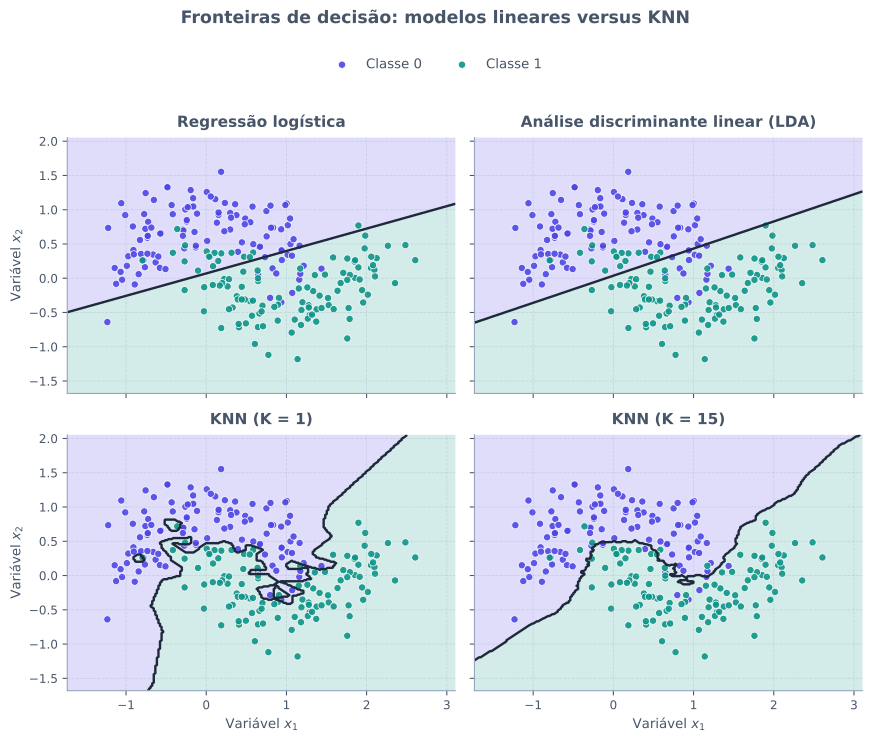

This figure's Python source:
from pathlib import Path

import matplotlib.pyplot as plt
import numpy as np
from matplotlib.colors import ListedColormap
from sklearn.datasets import make_moons
from sklearn.discriminant_analysis import LinearDiscriminantAnalysis
from sklearn.linear_model import LogisticRegression
from sklearn.neighbors import KNeighborsClassifier
from sklearn.pipeline import make_pipeline
from sklearn.preprocessing import StandardScaler


def main() -> None:
    X, y = make_moons(n_samples=220, noise=0.25, random_state=0)

    modelos = [
        (
            "Regressão logística",
            make_pipeline(
                StandardScaler(),
                LogisticRegression(C=1.0, max_iter=1000, random_state=0),
            ),
        ),
        (
            "Análise discriminante linear (LDA)",
            make_pipeline(
                StandardScaler(),
                LinearDiscriminantAnalysis(),
            ),
        ),
        (
            "KNN (K = 1)",
            make_pipeline(
                StandardScaler(),
                KNeighborsClassifier(n_neighbors=1),
            ),
        ),
        (
            "KNN (K = 15)",
            make_pipeline(
                StandardScaler(),
                KNeighborsClassifier(n_neighbors=15),
            ),
        ),
    ]

    x_min, x_max = X[:, 0].min() - 0.5, X[:, 0].max() + 0.5
    y_min, y_max = X[:, 1].min() - 0.5, X[:, 1].max() + 0.5
    grade_x, grade_y = np.meshgrid(
        np.linspace(x_min, x_max, 250),
        np.linspace(y_min, y_max, 250),
    )
    pontos_grade = np.c_[grade_x.ravel(), grade_y.ravel()]

    cor_texto = "#475569"
    cor_grade = "#94A3B8"
    cor_classe_0 = "#4F46E5"
    cor_classe_1 = "#0D9488"
    mapa_fundo = ListedColormap([cor_classe_0, cor_classe_1])

    plt.rcParams["svg.fonttype"] = "none"
    fig, eixos = plt.subplots(2, 2, figsize=(9.2, 7.6), sharex=True, sharey=True)
    fig.patch.set_alpha(0.0)

    for ax, (titulo, modelo) in zip(eixos.ravel(), modelos):
        modelo.fit(X, y)
        probs = modelo.predict_proba(pontos_grade)[:, 1].reshape(grade_x.shape)
        classes_grade = (probs >= 0.5).astype(int)

        ax.contourf(
            grade_x,
            grade_y,
            classes_grade,
            levels=[-0.5, 0.5, 1.5],
            cmap=mapa_fundo,
            alpha=0.18,
        )
        ax.contour(
            grade_x,
            grade_y,
            probs,
            levels=[0.5],
            colors=["#1E293B"],
            linewidths=1.8,
        )

        ax.scatter(
            X[y == 0, 0],
            X[y == 0, 1],
            color=cor_classe_0,
            edgecolor="white",
            linewidth=0.6,
            s=30,
            alpha=0.9,
            label="Classe 0",
        )
        ax.scatter(
            X[y == 1, 0],
            X[y == 1, 1],
            color=cor_classe_1,
            edgecolor="white",
            linewidth=0.6,
            s=30,
            alpha=0.9,
            label="Classe 1",
        )

        ax.set_title(titulo, fontsize=11.5, fontweight="bold", color=cor_texto, pad=8)
        ax.patch.set_alpha(0.0)
        ax.grid(True, linestyle="--", linewidth=0.6, alpha=0.3, color=cor_grade)
        ax.spines["top"].set_visible(False)
        ax.spines["right"].set_visible(False)
        ax.spines["left"].set_color(cor_grade)
        ax.spines["bottom"].set_color(cor_grade)
        ax.tick_params(colors=cor_texto, labelsize=9)

    eixos[1, 0].set_xlabel("Variável $x_1$", fontsize=10, color=cor_texto)
    eixos[1, 1].set_xlabel("Variável $x_1$", fontsize=10, color=cor_texto)
    eixos[0, 0].set_ylabel("Variável $x_2$", fontsize=10, color=cor_texto)
    eixos[1, 0].set_ylabel("Variável $x_2$", fontsize=10, color=cor_texto)

    handles, labels = eixos[0, 0].get_legend_handles_labels()
    fig.legend(
        handles,
        labels,
        loc="upper center",
        bbox_to_anchor=(0.5, 0.96),
        ncol=2,
        frameon=False,
        fontsize=10,
        labelcolor=cor_texto,
    )
    fig.suptitle(
        "Fronteiras de decisão: modelos lineares versus KNN",
        fontsize=13,
        fontweight="bold",
        color=cor_texto,
        y=1.01,
    )
    fig.tight_layout(rect=[0, 0, 1, 0.93])

    destino = Path(__file__).resolve().parent / "t03-fronteiras.svg"
    fig.savefig(destino, format="svg", transparent=True, bbox_inches="tight")
    plt.close(fig)


if __name__ == "__main__":
    main()
